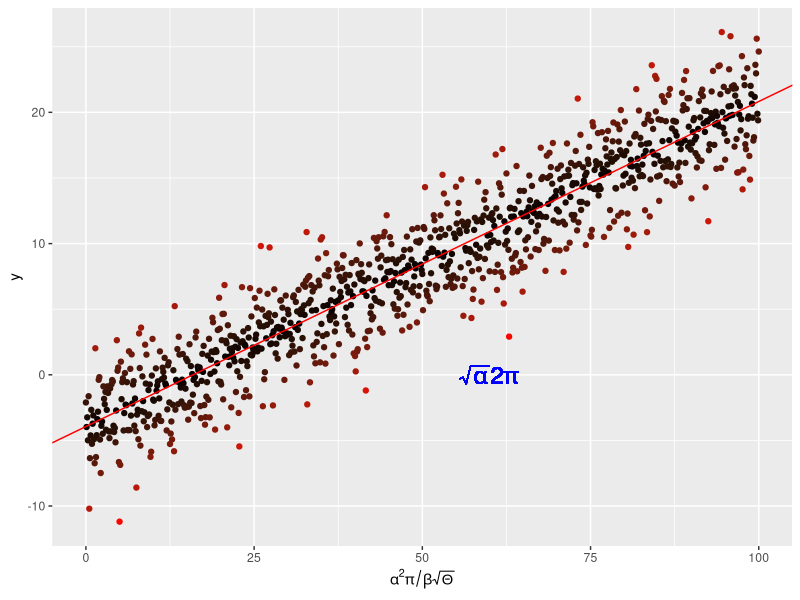

R code for this plot:
# Language: R
# Script: plotLin.R (self-sufficient)
# Des: Output the line plot to the results
# Usage: Rscript plotLin.R
# Date: Oct, 2021
# Author;Congjia Chen

require(ggplot2)
x <- seq(0, 100, by = 0.1)
y <- -4. + 0.25 * x +
  rnorm(length(x), mean = 0., sd = 2.5)

# and put them in a dataframe
my_data <- data.frame(x = x, y = y)

# perform a linear regression
my_lm <- summary(lm(y ~ x, data = my_data))

# plot the data
p <-  ggplot(my_data, aes(x = x, y = y,
                          colour = abs(my_lm$residual))
) +
  geom_point() +
  scale_colour_gradient(low = "black", high = "red") +
  theme(legend.position = "none") +
  scale_x_continuous(
    expression(alpha^2 * pi / beta * sqrt(Theta)))

# add the regression line
p <- p + geom_abline(
  intercept = my_lm$coefficients[1][1],
  slope = my_lm$coefficients[2][1],
  colour = "red")
# throw some math on the plot
p <- p + geom_text(aes(x = 60, y = 0,
                       label = "sqrt(alpha) * 2* pi"), 
                   parse = TRUE, size = 6, 
                   colour = "blue")

pdf("../results/MyLinReg.pdf", # Open blank pdf page using a relative path
    5, 5) 
print (p)
dev.off()
